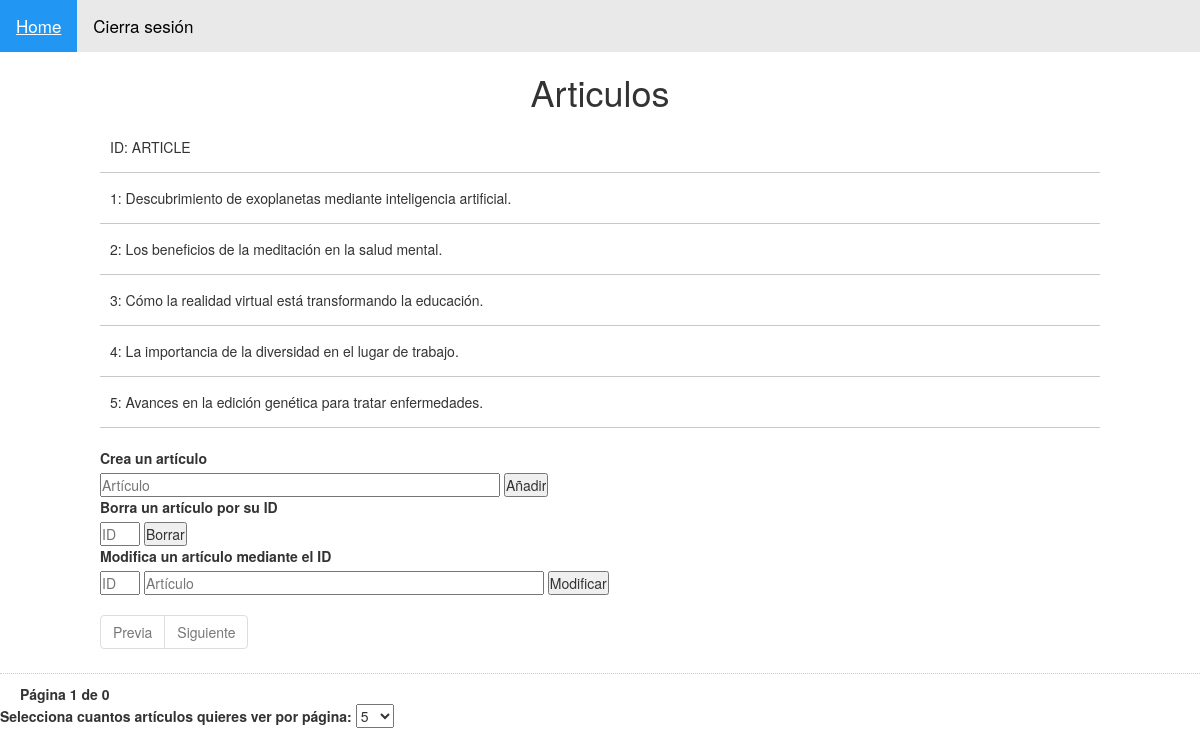
The app's page /Controladors/webLogada.php (signed in) with its own data.
### tables this page shows
CREATE TABLE IF NOT EXISTS `articles` (
  `id` int(11) NOT NULL AUTO_INCREMENT,
  `article` text NOT NULL,
  `id_usuaris` int(10) UNSIGNED NOT NULL,
  PRIMARY KEY (`id`),
  KEY `fk_articles_usuaris` (`id_usuaris`)
);

### Controladors/webLogada.php (called while the page is built, shortened)
<?php
require_once "../mainFunctions.php";
if (isset($_GET['seleccionArticulos'])) {
  $articulosPorPagina = $_GET['seleccionArticulos'];
  setcookie('articulosPorPagina', $articulosPorPagina);
} elseif (isset($_COOKIE['articulosPorPagina'])) {
  $articulosPorPagina = $_COOKIE['articulosPorPagina'];
} else {
  $articulosPorPagina = 5;
}
if (isset($_GET['pagina']) && $_GET['pagina']!="" && is_numeric($_GET['pagina'])) {
  $paginaActual = $_GET['pagina'];
  } else {
      $paginaActual = 1;
      }
try {
    $conn = new PDO("mysql:host=" . DB_SERVER . ";dbname=" . DB_NAME, DB_USERNAME, DB_PASSWORD);
    $numPagines = obtenirTotalPagines($conn, $articulosPorPagina);
} catch(PDOException $e) {
    echo "Error: " . $e->getMessage();
  }
  if ($paginaActual > $numPagines || $paginaActual <= 0){
    $paginaActual = 1;
  }
function obtenirTotalPagines($conn, $articulosPorPagina){
  $stmt = $conn->prepare("SELECT COUNT(*) FROM articles WHERE id_usuaris = ?");
  $stmt->bindParam(1, $_SESSION['idUser']);
  $stmt->execute();
  $totalArticles = $stmt->fetchColumn();
  $totalPagines = ceil($totalArticles / $articulosPorPagina);
  return $totalPagines;
}
include "../Vistes/webLogada.vista.php"
?>

### mainFunctions.php (the view, shortened to what this page needs)
<?php
function mostrarArticulosUsersBBDD($conn, $articulosPorPagina, $offset, $usuariLogat){
  $idUser = $_SESSION['idUser'];
  $stmt = $conn->prepare("SELECT * FROM articles WHERE id_usuaris = :idUser LIMIT :offset, :articulosPorPagina");
  $stmt->bindParam(':offset', $offset, PDO::PARAM_INT);
  $stmt->bindParam(':articulosPorPagina', $articulosPorPagina, PDO::PARAM_INT);
  $stmt->bindParam(':idUser', $idUser, PDO::PARAM_INT);
  $stmt->execute();
  echo '<ul>';
  echo '<li>' . "ID" . ': ' . "ARTICLE" . '</li>';
  while ($resultat = $stmt->fetch(PDO::FETCH_ASSOC)) {
      echo '<li>' . $resultat['id'] . ': ' . htmlspecialchars($resultat['article']) . '</li>';
  }
  echo '</ul>';
}
?>

### Vistes/webLogada.vista.php (shortened to what this page needs)
<!DOCTYPE html>
<html lang="en">
<?php
require_once "../mainFunctions.php";
?>
<head>
	<link rel="stylesheet" href="../Estils/estils_pt03.css">
	<link rel="stylesheet" href="https://maxcdn.bootstrapcdn.com/bootstrap/3.4.1/css/bootstrap.min.css">
</head>
<body>
	<div class="topnav">
		<a class="active" href="../Controladors/webLogada.php">Home</a>
		<a href="../Controladors/logout.php">Cierra sesión</a>
	</div>
	<div class="contenidor">
		<h1>Articulos</h1>
		<section class="articles">
			<?php
			mostrarArticulosUsersBBDD($conn, $articulosPorPagina, $offset, $_SESSION['user']);
			?>
		</section>
		<div class="AccionsUsuaris">
			<label>Crea un artículo</label>
			<form action="../Controladors/insertController.php" method="post">
				<input type="text" name="article" placeholder="Artículo" style="width : 400px; heigth : 400px">
				<input type="submit" name="enviaArticle" value="Añadir">
			</form>
			<label>Borra un artículo por su ID</label>
			<form action="../Controladors/deleteController.php" method="post">
				<input type="text" style="width : 40px; heigth : 40px" name="id" placeholder="ID">
				<input type="submit" name="esborraArticle" value="Borrar">
			</form>
			<label>Modifica un artículo mediante el ID</label>
			<form action="../Controladors/modifyController.php" method="post">
				<input type="text" style="width : 40px; heigth : 40px" name="id" placeholder="ID">
				<input type="text" name="article" value="<?php if(isset($_POST['article']) && !empty($erroresModify)){echo ($_POST['article']);} ?>" placeholder="Artículo" style="width : 400px; heigth : 400px">
				<input type="submit" name="modificaArticle" value="Modificar">
			</form>
		</div>
		<ul class="pagination">
			<li <?php if ($paginaActual <= 1) {
					echo "class='disabled'";
				} ?>>
				<a <?php if ($paginaActual > 1) {
						echo "href='?pagina=$paginaPrevia'";
					} ?>>Previa</a>
			</li>
			<li <?php if ($paginaActual >= $numPagines) {
					echo "class='disabled'";
				} ?>>
				<a <?php if ($paginaActual < $numPagines) {
						echo "href='?pagina=$siguientePagina'";
					} ?>>Siguiente</a>
			</li>
		</ul>
	</div>
</body>
<footer>
	<div style='padding: 10px 20px 0px; border-top: dotted 1px #CCC;'>
		<strong>Página <?php echo $paginaActual . " de " . $numPagines; ?></strong>
	</div>
	<div class="form-group">
		<form action="../Controladors/webLogada.php" method="GET">
			<label for="seleccionArticulos">Selecciona cuantos artículos quieres ver por página: </label>
			<select id="seleccionArticulos" name="seleccionArticulos" onchange="this.form.submit()">
				<option value="5" <?php if ($articulosPorPagina == 5) echo 'selected'; ?>>5</option>
			</select>
		</form>
		<br>
	</div>
</footer>
</html>

### Estils/estils_pt03.css (style rules this page uses)
* { margin: 0; padding: 0; -webkit-box-sizing: border-box; -moz-box-sizing: border-box; box-sizing: border-box; }
body { background: #e9e9e9; color: #2e2e2e; font-family: 'Open Sans Condensed', sans-serif; }
.contenidor { width: 90%; max-width: 1000px; margin: auto; }
h1 { margin: 20px 0; text-align: center; font-family: 'Open Sans Condensed', sans-serif; color: #1b4a81; font-weight: black; }
.contenidor .articles { margin-bottom: 20px; }
.contenidor .articles ul { list-style: none; }
.contenidor .articles ul li { padding:15px 10px; border-bottom: 1px solid #c8c8c8; }
* { box-sizing: border-box; }
.topnav { overflow: hidden; background-color: #e9e9e9; }
.topnav a { float: left; display: block; color: black; text-align: center; padding: 14px 16px; text-decoration: none; font-size: 17px; }
.topnav a.active { background-color: #2196F3; color: white; }

### records on screen
articles: id "1", article "Descubrimiento de exoplanetas mediante inteligencia artificial."
articles: id "2", article "Los beneficios de la meditación en la salud mental."
articles: id "3", article "Cómo la realidad virtual está transformando la educación."
articles: id "4", article "La importancia de la diversidad en el lugar de trabajo."
articles: id "5", article "Avances en la edición genética para tratar enfermedades."

### other values on screen
$paginaActual "1"
$numPagines "0"
